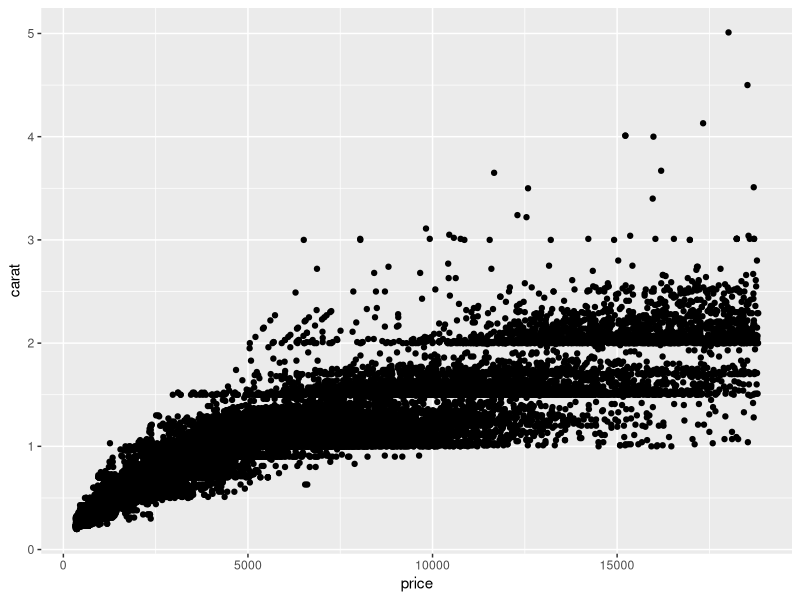
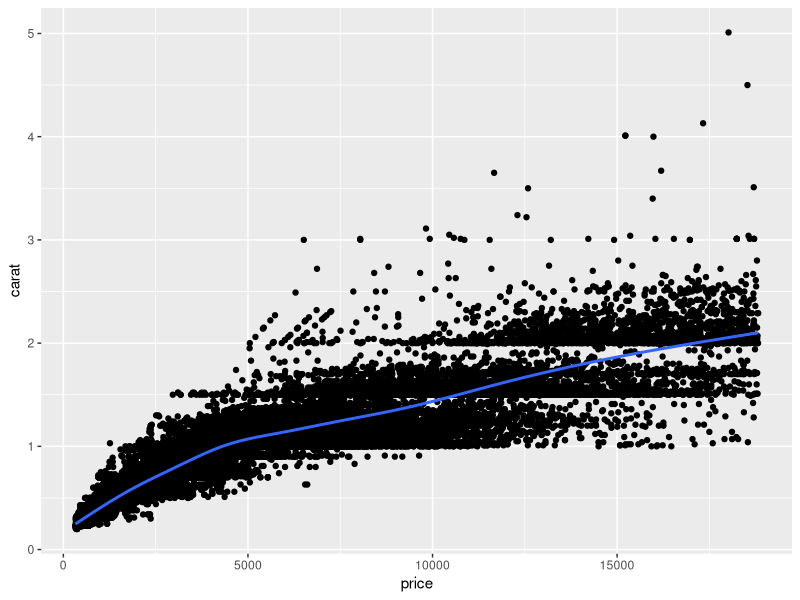
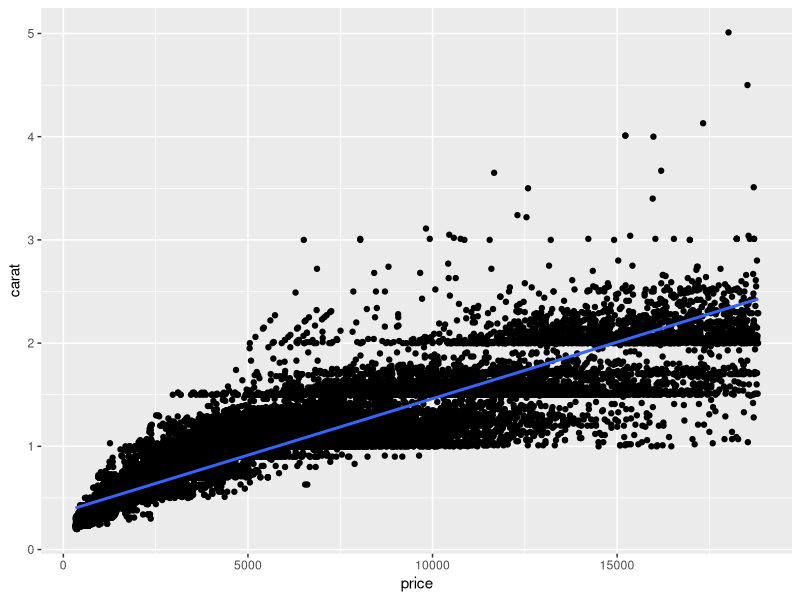
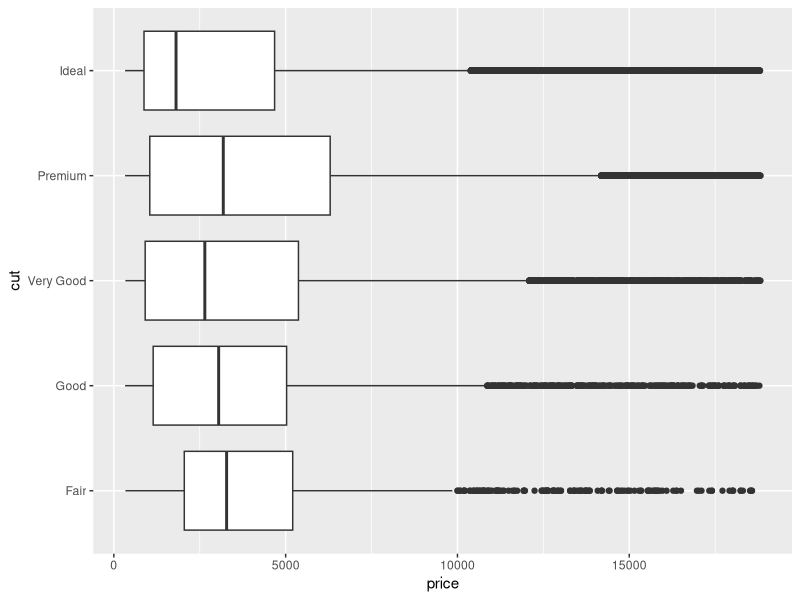
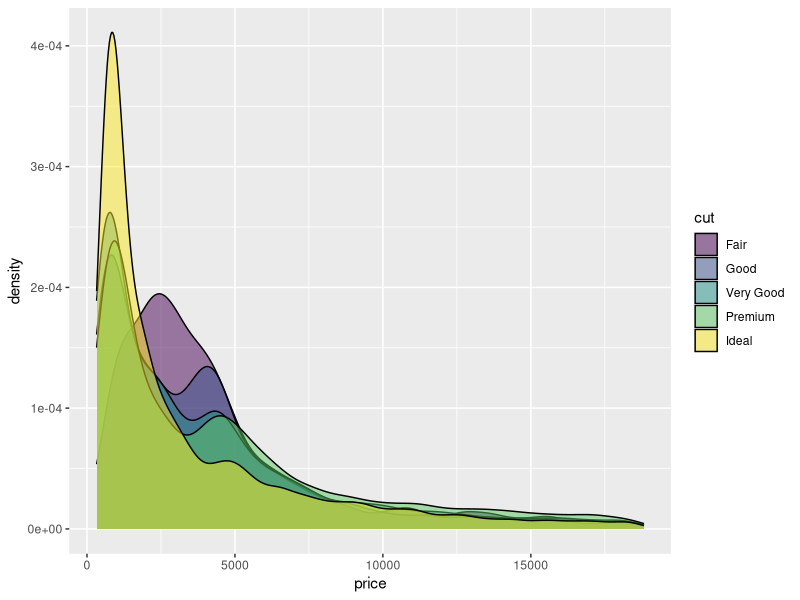
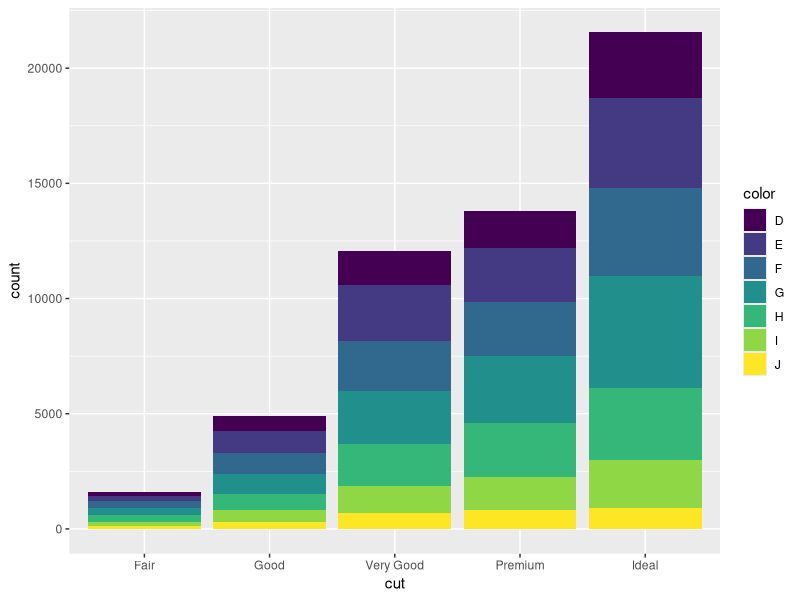
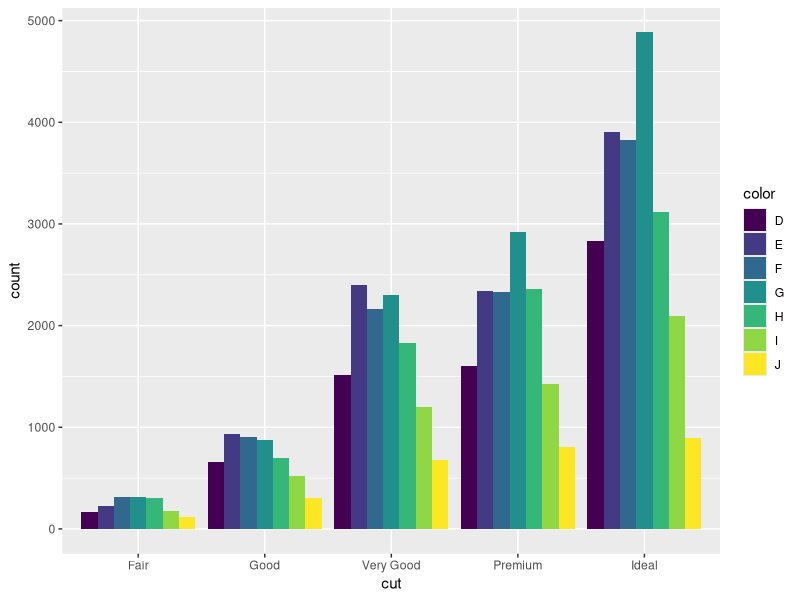
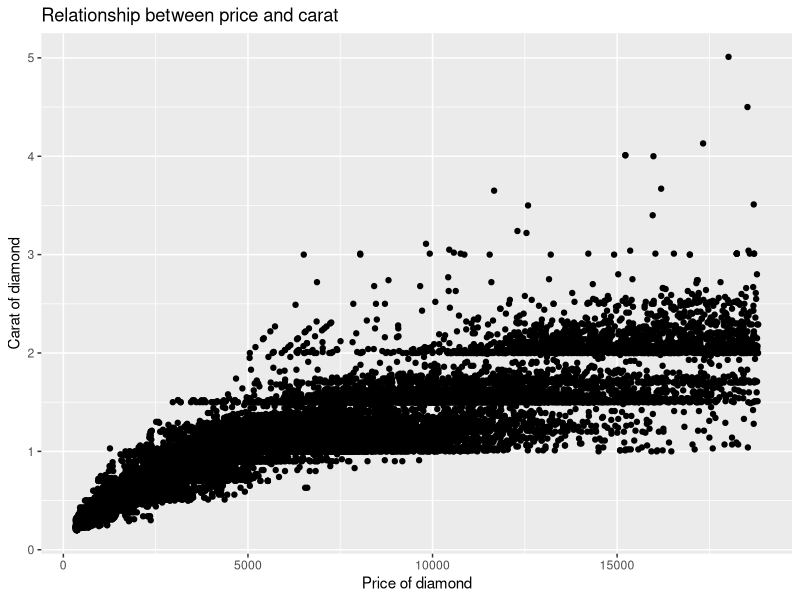

The R source for these figures, in order:
## ---- chunk 1
knitr::opts_chunk$set(echo = TRUE, message = FALSE, warning = FALSE, error = FALSE)
## ---- chunk 2
# load tidyverse
library(tidyverse)

# add diamonds to the environment
data(diamonds)
## ---- chunk 3
# basic scatter plot
ggplot(diamonds, aes(x = price, y = carat)) +
  geom_point()
## ---- chunk 4
# scatter plot with fitted smooth curve
ggplot(diamonds, aes(x = price, y = carat)) +
  geom_point() + 
  geom_smooth()

# scatter plot with linear regression line
ggplot(diamonds, aes(x = price, y = carat)) +
  geom_point() + 
  # method = "lm" fits a linear model, se = FALSE removes the confidence interval
  geom_smooth(method = "lm", se = FALSE)
## ---- chunk 5
# box plot of price by cut
ggplot(diamonds, aes(x = price, y = cut)) +
  geom_boxplot()

# density plot of price by cut
ggplot(diamonds) +
  geom_density(aes(x = price, fill = cut), alpha = 0.5)
## ---- chunk 6
ggplot(diamonds, aes(x = cut, fill = color)) +
  geom_bar()

# to put the bars next to each other instead of on top, specify the position
ggplot(diamonds, aes(x = cut, fill = color)) +
  geom_bar(position = "dodge")
## ---- chunk 7
ggplot(diamonds, aes(x = price, y = carat)) +
  geom_point() +
  labs(title = "Relationship between price and carat",
       x = "Price of diamond",
       y = "Carat of diamond")
